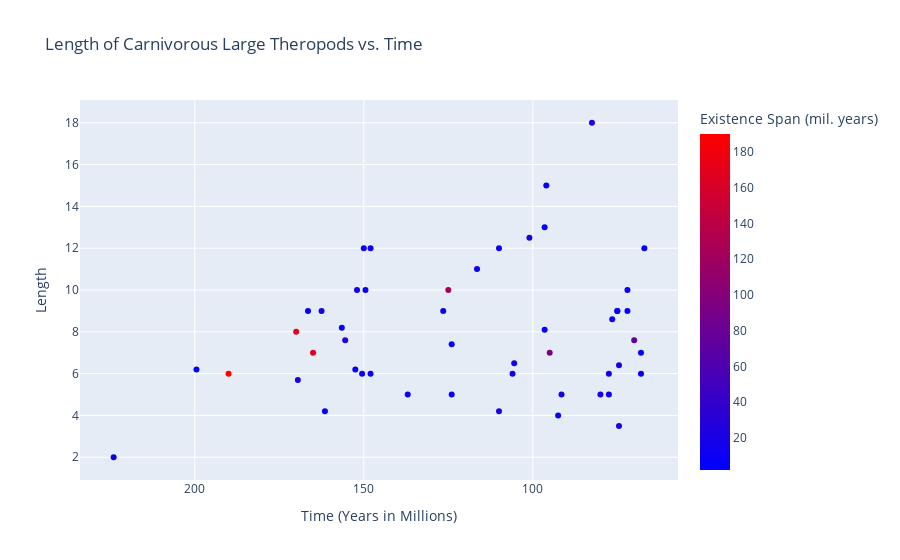

The code cell stored with this chart in its notebook:
### Code cell
# creating the scatter plot
c_l_th_fig = px.scatter(carn_l_theropod_df, x="average_existence_year", y="length", color="existance span (mil. years)",
                 title="Length of Carnivorous Large Theropods vs. Time", color_continuous_scale='Bluered')

# updating axes
c_l_th_fig.update_xaxes(title_text="Time (Years in Millions)", autorange="reversed")
c_l_th_fig.update_yaxes(title_text="Length")
c_l_th_fig.update_coloraxes(colorbar_title="Existence Span (mil. years)")

c_l_th_fig.show()

### Figure 1 — Plotly figure (JSON) as saved in the notebook; plotly's stock layout.template omitted (floating-point values rounded to 4 significant figures)
{"data": [{"hovertemplate": "average_existence_year=%{x}<br>length=%{y}<br>existance span (mil. years)=%{marker.color}<extra></extra>", "legendgroup": "", "marker": {"color": [4, 15, 10, 11, 2, 20, 6, 12, 19, 13, 125, 10, 4, 70, 5, 170, 2, 5, 190, 19, 3, 6, 165, 22, 22, 7, 6, 13, 7, 13, 5, 12, 15, 5, 21, 6, 5, 5, 95, 12, 9, 27, 25, 6, 9, 4, 11, 2, 12, 16], "coloraxis": "coloraxis", "symbol": "circle"}, "mode": "markers", "name": "", "orientation": "v", "showlegend": false, "type": "scatter", "x": [72, 91.5, 110, 126.5, 75, 80, 68, 150, 74.5, 77.5, 125, 137, 96, 70, 150.5, 170, 75, 96.5, 190, 74.5, 152.5, 124, 165, 110, 101, 76.5, 68, 105.5, 199.5, 77.5, 96.5, 148, 162.5, 156.5, 169.5, 124, 161.5, 166.5, 95, 148, 92.5, 155.5, 82.5, 224, 116.5, 72, 149.5, 67, 106, 152], "xaxis": "x", "y": [9, 5, 12, 9, 9, 5, 6, 12, 3.5, 5, 10, 5, 15, 7.6, 6, 8, 9, 8.1, 6, 6.4, 6.2, 5, 7, 4.2, 12.5, 8.6, 7, 6.5, 6.2, 6, 13, 6, 9, 8.2, 5.7, 7.4, 4.2, 9, 7, 12, 4, 7.6, 18, 2, 11, 10, 10, 12, 6, 10], "yaxis": "y"}], "layout": {"coloraxis": {"colorbar": {"title": {"text": "Existence Span (mil. years)"}}, "colorscale": [[0, "rgb(0,0,255)"], [1, "rgb(255,0,0)"]]}, "legend": {"tracegroupgap": 0}, "title": {"text": "Length of Carnivorous Large Theropods vs. Time"}, "xaxis": {"anchor": "y", "autorange": "reversed", "domain": [0, 1], "title": {"text": "Time (Years in Millions)"}}, "yaxis": {"anchor": "x", "domain": [0, 1], "title": {"text": "Length"}}}}
